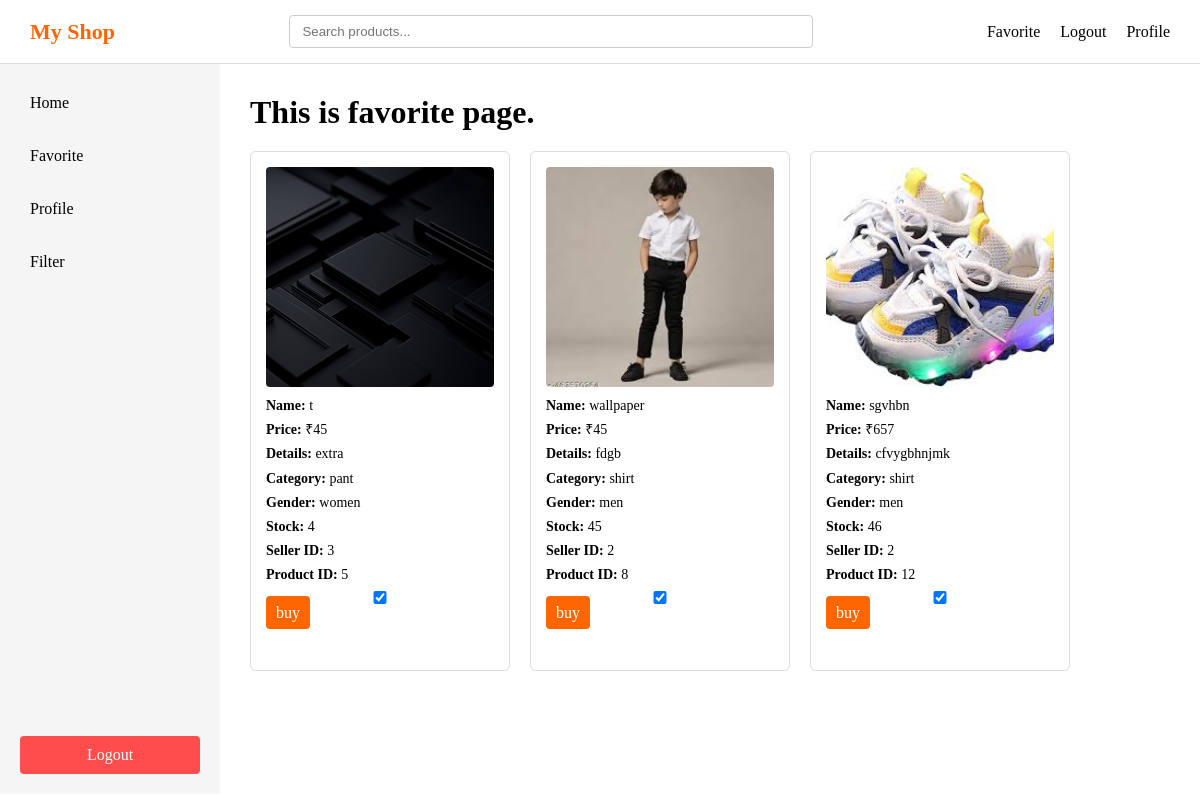
Before: /favorite (signed in) with the older database file.
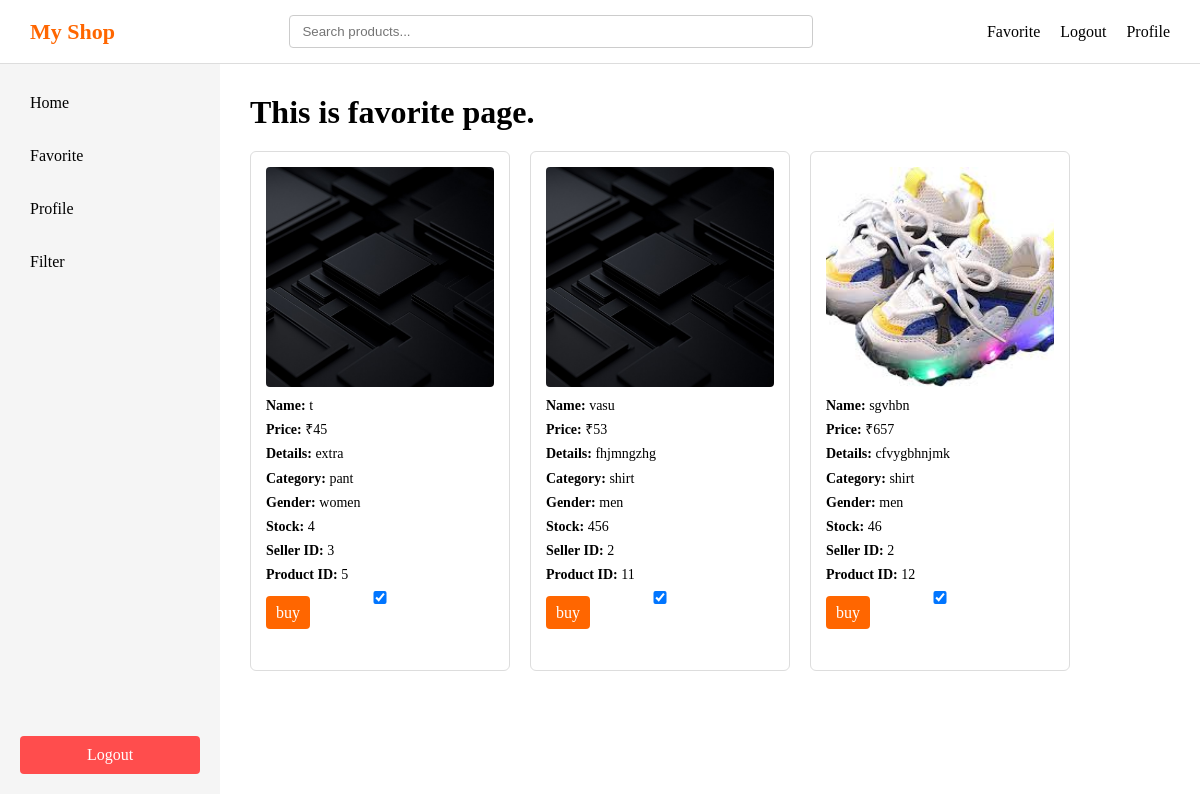
After: the same page with the newer database file.
### main.py (models this page shows)
class Product(db.Model):
    id=db.Column(db.Integer, primary_key = True)
    product_name = db.Column(db.String(100))
    product_price= db.Column(db.Integer)
    product_image= db.Column(db.String(200))
    product_details = db.Column(db.Text)
    product_category = db.Column(db.String(100))
    product_gender= db.Column(db.String(20))
    product_stock= db.Column(db.Integer)
    seller_id = db.Column(db.Integer, db.ForeignKey('user.id'))

### main.py (the view)
@app.route('/favorite',methods=['POST','GET'])
def favorite():
    if 'user' not in session:
        return redirect(url_for('login'))
    username = session.get('user')
    user = User.query.filter_by(username= username).first()
    products = (db.session.query(Product).join(UserProduct, Product.id == UserProduct.product_id).filter(UserProduct.user_id == user.id).all())
    liked_products = [ up.product_id for up in UserProduct.query.filter_by(user_id=user.id).all()]
    return render_template('favorite.html', user = user , products = products , liked_products = liked_products)

### templates/favorite.html (shortened to what this page needs)
<!DOCTYPE html>
<html lang="en">
<head>
    <link rel="stylesheet" href="{{ url_for('static', filename='style.css') }}">
</head>
<body>
    <div class="header">
        <div class="logo">My Shop</div>
        <div class="searchbar" id="searchbar">
            <input type="text" id="search" placeholder="Search products..." />
        </div>
        <div class="right">
            <div class="favorite"><a href="/favorite">Favorite</a></div>
            <div class="logout"><a href="/logout">Logout</a></div>
            <div class="profile"><a href="/profile">Profile</a></div>
        </div>
    </div>
    <div class="layout">
        <div class="sidebar">
            <div class="top">
                <div class="home" id="sidebar-home">Home</div>
                <div class="favorite" id="sidebar-favorite">Favorite</div>
                <div class="profile" id="sidebar-profile">Profile</div>
                <div class="filter">Filter</div>
            </div>
            <div class="logout" id="sidebar-logout">Logout</div>
        </div>
        <div class="main">
            <h1>This is favorite page.</h1>
            {% if products %}
            <div class="products">
                {% for product in products %}
                <div class="product-card">
                    <img src="{{ url_for('static', filename='uploads/' + product.product_image) }}">
                    <p><strong>Name:</strong> {{ product.product_name }}</p>
                    <p><strong>Price:</strong> ₹{{ product.product_price }}</p>
                    <p><strong>Details:</strong> {{ product.product_details }}</p>
                    <p><strong>Category:</strong> {{ product.product_category }}</p>
                    <p><strong>Gender:</strong> {{ product.product_gender }}</p>
                    <p><strong>Stock:</strong> {{ product.product_stock }}</p>
                    <p><strong>Seller ID:</strong> {{ product.seller_id }}</p>
                    <p><strong>Product ID:</strong> {{ product.id }}</p>
                    <input type="checkbox" class="like-checkbox" data-product-id="{{ product.id }}" {% if product.id in
                        liked_products %} checked {% endif %}>
                    <div class="buybutton">
                        <a href="{{ url_for('buyButton', product_id=product.id) }}">buy</a>
                    </div>
                </div>
                {% endfor %}
            </div>
            {% endif %}
        </div>
    </div>
</body>
</html>

Changed rows visible on the page:
removed Product: product_image (picture), product_name "wallpaper", product_price "45", product_details "fdgb", product_category "shirt", product_gender "men", product_stock "45", seller_id "2", id "8", id "☑"
now on this page (row unchanged): Product: product_image (picture), product_name "vasu", product_price "53", product_details "fhjmngzhg", product_category "shirt", product_gender "men", product_stock "456", seller_id "2", id "11", id "☑"
